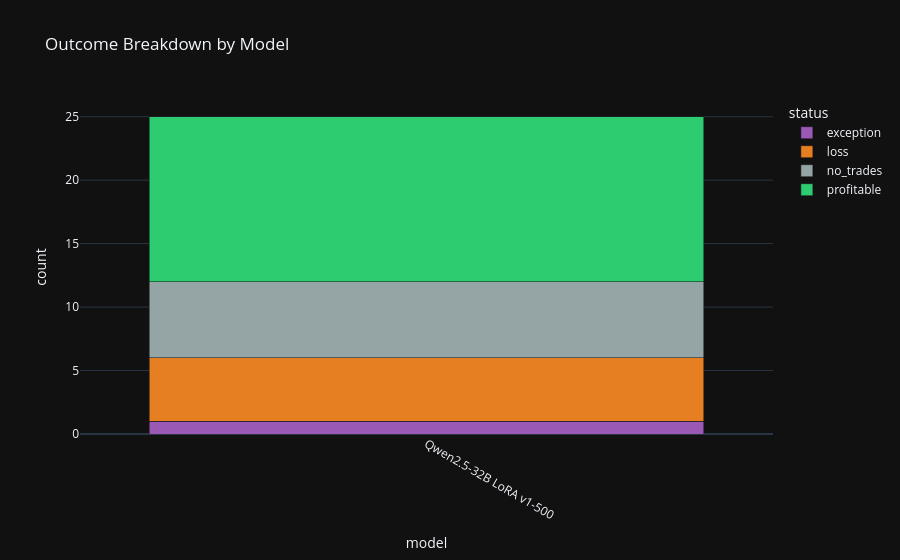

Notebook code for this chart:
### Code cell
status_counts = df.groupby(['model', 'status']).size().reset_index(name='count')
fig = px.bar(
    status_counts, x='model', y='count', color='status', barmode='stack',
    title='Outcome Breakdown by Model',
    color_discrete_map={
        'profitable': '#2ecc71', 'loss': '#e67e22', 'no_trades': '#95a5a6',
        'missing_methods': '#e74c3c', 'invalid_code': '#c0392b',
        'exception': '#9b59b6', 'timeout': '#7f8c8d',
    },
    template='plotly_dark',
)
fig.update_layout(xaxis_tickangle=30)
fig.show()

### Figure 1 — Plotly figure (JSON) as saved in the notebook; plotly's stock layout.template omitted (floating-point values rounded to 4 significant figures)
{"data": [{"hovertemplate": "status=exception<br>model=%{x}<br>count=%{y}<extra></extra>", "legendgroup": "exception", "marker": {"color": "#9b59b6", "pattern": {"shape": ""}}, "name": "exception", "orientation": "v", "showlegend": true, "textposition": "auto", "type": "bar", "x": ["Qwen2.5-32B LoRA v1-500"], "xaxis": "x", "y": [1], "yaxis": "y"}, {"hovertemplate": "status=loss<br>model=%{x}<br>count=%{y}<extra></extra>", "legendgroup": "loss", "marker": {"color": "#e67e22", "pattern": {"shape": ""}}, "name": "loss", "orientation": "v", "showlegend": true, "textposition": "auto", "type": "bar", "x": ["Qwen2.5-32B LoRA v1-500"], "xaxis": "x", "y": [5], "yaxis": "y"}, {"hovertemplate": "status=no_trades<br>model=%{x}<br>count=%{y}<extra></extra>", "legendgroup": "no_trades", "marker": {"color": "#95a5a6", "pattern": {"shape": ""}}, "name": "no_trades", "orientation": "v", "showlegend": true, "textposition": "auto", "type": "bar", "x": ["Qwen2.5-32B LoRA v1-500"], "xaxis": "x", "y": [6], "yaxis": "y"}, {"hovertemplate": "status=profitable<br>model=%{x}<br>count=%{y}<extra></extra>", "legendgroup": "profitable", "marker": {"color": "#2ecc71", "pattern": {"shape": ""}}, "name": "profitable", "orientation": "v", "showlegend": true, "textposition": "auto", "type": "bar", "x": ["Qwen2.5-32B LoRA v1-500"], "xaxis": "x", "y": [13], "yaxis": "y"}], "layout": {"barmode": "stack", "legend": {"title": {"text": "status"}, "tracegroupgap": 0}, "title": {"text": "Outcome Breakdown by Model"}, "xaxis": {"anchor": "y", "domain": [0, 1], "tickangle": 30, "title": {"text": "model"}}, "yaxis": {"anchor": "x", "domain": [0, 1], "title": {"text": "count"}}}}
